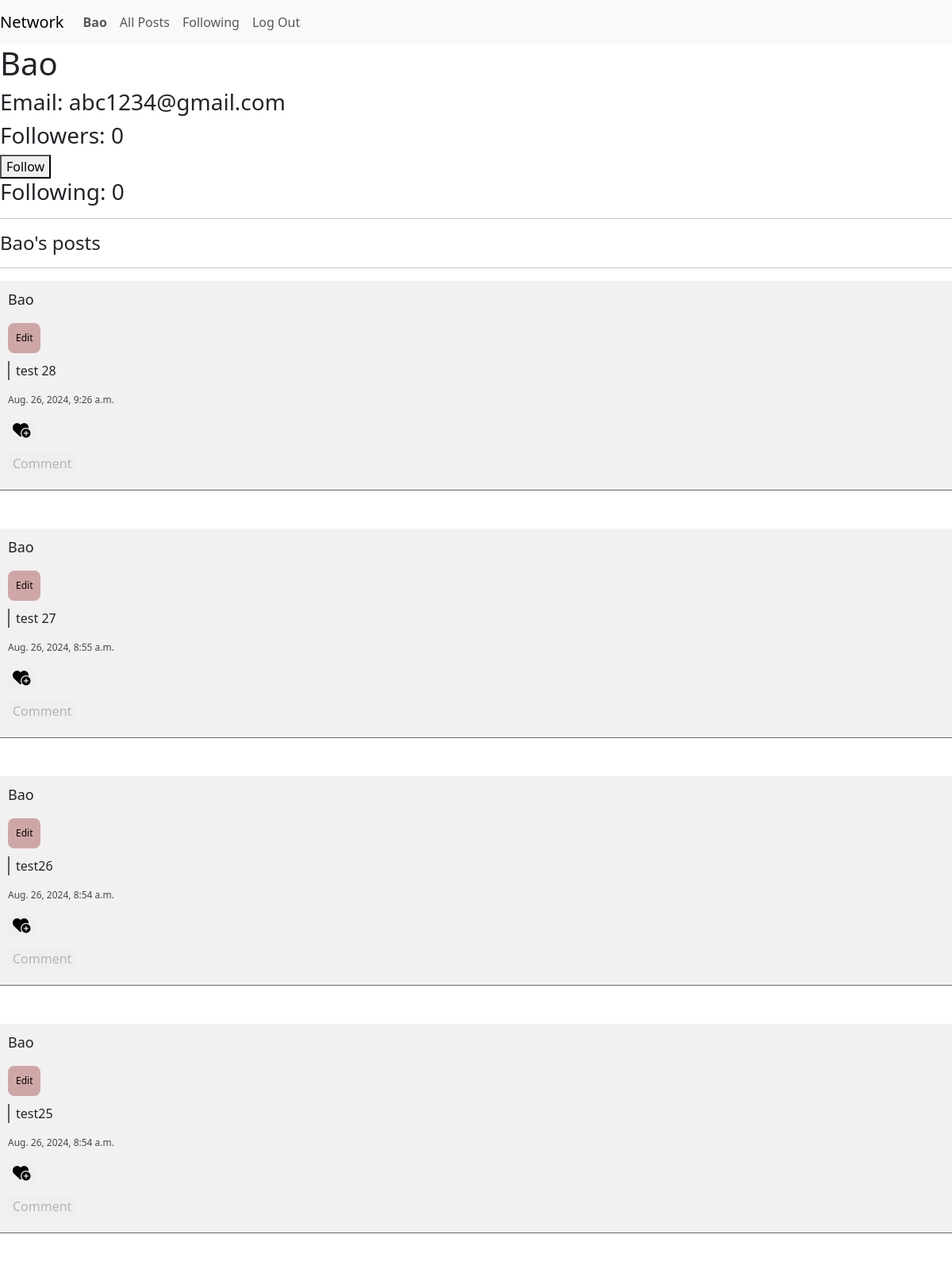
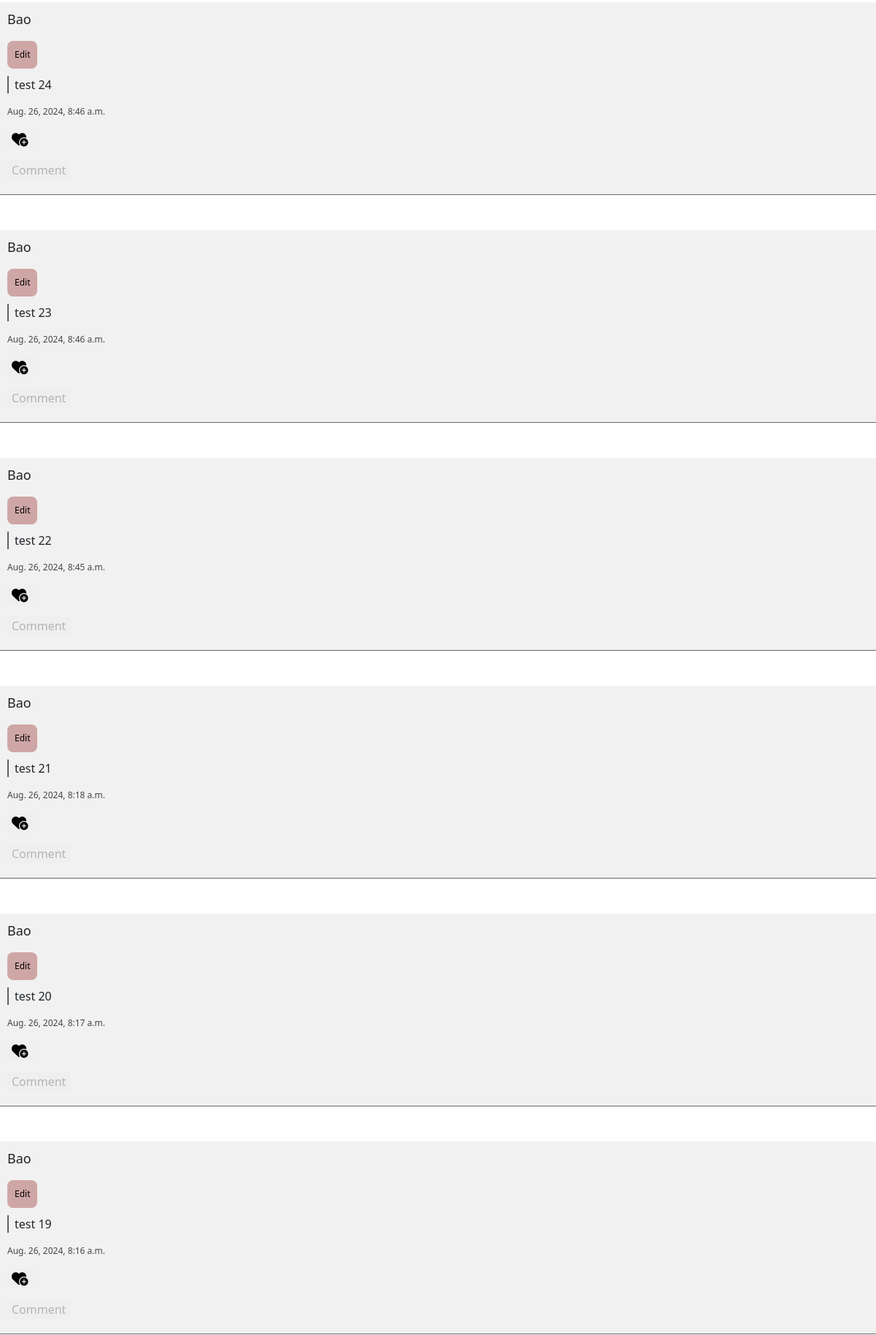
/user/1 (signed in, upper part), run on the app's committed database (2 pictures, top to bottom).
### network/models.py (models this page shows, shortened)
class User(AbstractUser):
    following = models.ManyToManyField("User", blank=True, related_name="followers")

class Post(models.Model):
    user = models.ForeignKey(User, on_delete=models.CASCADE, related_name="posts")
    content = models.TextField()
    datetime = models.DateTimeField(auto_now_add=True)
    likes = models.IntegerField(default=0, validators=[MinValueValidator(0)]) # minimun value of this field is 0..

### network/views.py (the view)
# urls.py: path("user/<int:user_id>", views.view_user, name="view_user")
@login_required(login_url="login")
def view_user(request, user_id: int):
    if request.method != "GET":
        return HttpResponseNotAllowed("method not allowed")
    user = User.objects.get(pk=user_id)
    user_posts = Post.objects.filter(user=user).order_by("-datetime").all()
    return render(request, "network/user.html", {
        "USER": {
            "username": user.username,
            "followers_count": user.followers.count(),
            "following": user.following.count(),
            "email": user.email,
            "posts": user_posts
        }
    })

### network/templates/network/user.html (shortened to what this page needs)
{% extends 'network/layout.html' %}
{% load static %}
{% block body %}
    <div class="user_profile">
        <div class="user_info">
            <h1>{{ USER.username }}</h1>
            <h3>Email: {{ USER.email }}</h3>
            <h3>Followers: {{ USER.followers_count }}</h3>
            {% if user in USER.followers %}
            <button class="unfollow">Unfollow</button>
            {% else %}
            <button class="follow">Follow</button>
            {% endif %}
            <h3>Following: {{ USER.following }}</h3>
        </div>
        <hr>
        <h4>{{ USER.username }}'s posts</h4>
        <hr>
        <div class="posts">
            {% for post in USER.posts %}
            <div class="post">
                <div class="postsContent">
                    <a class="nav-link" href="{%url 'view_user' post.user.id %}"> <p class="postUser"> {{ post.user.username }}</p> </a>
                    {% if user == post.user %}
                    <button class="editBtn">Edit</button>
                    {% endif %}
                    <p class="postContent">{{ post.content }}</p>
                    <p class="datetime"> {{ post.datetime }} </p>
                </div>
                <div class="postsBtn">
                    <button class="likeBtn">
                        <i class="fa-solid fa-heart-circle-plus fa-lg"></i>
                    </button>
                    <button class="commentBtn">Comment</button>
                </div>
            </div>
            {% empty %}
            <h2>This user doesn't post anything</h2>
            {% endfor %}
        </div>
    </div>
{% endblock %}

### network/templates/network/layout.html (shortened to what this page needs)
{% load static %}
<!DOCTYPE html>
<html lang="en">
    <head>
        <link href="https://cdn.jsdelivr.net/npm/bootstrap@5.3.3/dist/css/bootstrap.min.css" rel="stylesheet">
        <link href="{% static 'network/styles.css' %}" rel="stylesheet">
    </head>
    <body>
        <nav class="navbar navbar-expand-lg navbar-light bg-light">
            <a class="navbar-brand" href="{% url 'index' %}">Network</a>
            <div>
              <ul class="navbar-nav mr-auto">
                {% if user.is_authenticated %}
                    <li class="nav-item">
                        <a class="nav-link" href="{% url 'view_user' user.id %}"><strong>{{ user.username }}</strong></a>
                    </li>
                {% endif %}
                <li class="nav-item">
                  <a class="nav-link" href="{% url 'index' %}">All Posts</a>
                </li>
                {% if user.is_authenticated %}
                    <li class="nav-item">
                        <a class="nav-link" href="#">Following</a>
                    </li>
                    <li class="nav-item">
                        <a class="nav-link" href="{% url 'logout' %}">Log Out</a>
                    </li>
                {% endif %}
              </ul>
            </div>
          </nav>
        <div class="body">
            {% block body %}
            {% endblock %}
        </div>
    </body>
</html>

### network/static/network/styles.css (style rules this page uses)
body { margin: 0; }
.posts { display: flex; flex-direction: column; row-gap: 3rem; }
.post { border-bottom: 1px solid rgb(104, 103, 103); padding: 10px; background-color: #f1f1f1; transition: 0.5s; }
.postUser { font-size: 18px; font-weight: 500; color: rgb(34, 34, 34); transition: 0.5s ease-in-out; }
.editBtn { font-size: 12px; border: none; background-color: #cfa6a6; padding: 10px; border-radius: 8px; transition: 0.25s, 0.5s background-color ease-in-out; }
.postContent { margin-top: 10px; margin-left: 0; border-left: 2px solid rgb(95, 95, 95); padding-left: 8px; }
.datetime { font-size: 12px; color: rgb(70, 70, 70); }
.postsBtn { display: flex; flex-direction: column; row-gap: 1rem; justify-content: left; }
.likeBtn { width: fit-content; margin-right: auto; border: none; }
.commentBtn { width: fit-content; border: none; color: rgba(151, 151, 151, 0.671); margin-right: auto; margin-bottom: 10px; transition: 0.5s; }

### data on the page
User: username "Bao", email "abc1234@gmail.com"
Post: user.username "Bao", shows "Edit", content "test 28", datetime "Aug. 26, 2024, 9:26 a.m."
Post: user.username "Bao", shows "Edit", content "test 27", datetime "Aug. 26, 2024, 8:55 a.m."
Post: user.username "Bao", shows "Edit", content "test26", datetime "Aug. 26, 2024, 8:54 a.m."
Post: user.username "Bao", shows "Edit", content "test25", datetime "Aug. 26, 2024, 8:54 a.m."
Post: user.username "Bao", shows "Edit", content "test 24", datetime "Aug. 26, 2024, 8:46 a.m."
Post: user.username "Bao", shows "Edit", content "test 23", datetime "Aug. 26, 2024, 8:46 a.m."
Post: user.username "Bao", shows "Edit", content "test 22", datetime "Aug. 26, 2024, 8:45 a.m."
Post: user.username "Bao", shows "Edit", content "test 21", datetime "Aug. 26, 2024, 8:18 a.m."
Post: user.username "Bao", shows "Edit", content "test 20", datetime "Aug. 26, 2024, 8:17 a.m."
Post: user.username "Bao", shows "Edit", content "test 19", datetime "Aug. 26, 2024, 8:16 a.m."

### other printed values
{{ USER.followers_count }} "0"
{{ USER.following }} "0"
